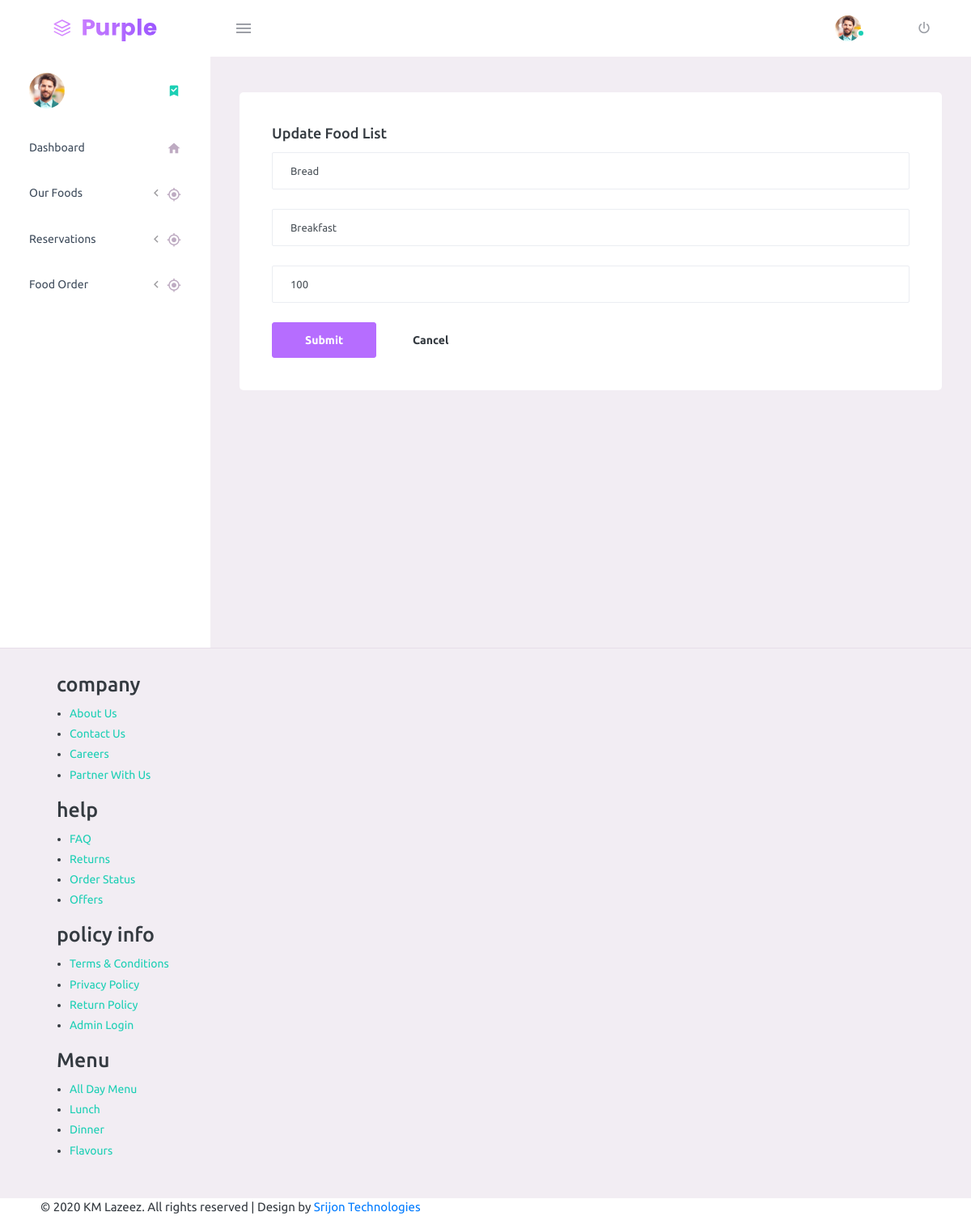
Screenshot of /admin/updatefood.php?id=1 (signed in) with the database file from the repository.
### tables this page shows
CREATE TABLE `foodlist` (
  `id` int(11) NOT NULL,
  `name` text NOT NULL,
  `category_name` varchar(255) NOT NULL,
  `price` int(255) NOT NULL
);

### admin/updatefood.php (the view, shortened to what this page needs)
<?php
require_once "include/config.php";
$name = $category = $price = "";
$name_err = $category_err = $price_err = "";
if(isset($_POST["id"]) && !empty($_POST["id"])){
    $id = $_POST["id"];
    $input_name = trim($_POST["name"]);
    if(empty($input_name)){
        $name_err = "Please enter a name.";
    } elseif(!filter_var($input_name, FILTER_VALIDATE_REGEXP, array("options"=>array("regexp"=>"/^[a-zA-Z\s]+$/")))){
        $name_err = "Please enter a valid name.";
    } else{
        $name = $input_name;
    }
    $input_cat = trim($_POST["category_name"]);
    if(empty($input_cat)){
        $category_err = "Please enter a  category name.";
    } elseif(!filter_var($input_cat, FILTER_VALIDATE_REGEXP, array("options"=>array("regexp"=>"/^[a-zA-Z\s]+$/")))){
        $category_err = "Please enter a valid category name.";
    } else{
        $category = $input_cat;
    }
    $input_price = trim($_POST["price"]);
    if(empty($input_price)){
        $price_err = "Please enter the price amount.";
    } elseif(!ctype_digit($input_price)){
        $price_err = "Please enter a positive integer value.";
    } else{
        $price = $input_price;
    }
    if(empty($name_err) && empty($category_err) && empty($price_err)){
        $sql = "UPDATE foodlist SET name=?, category_name=?, price=? WHERE id=?";
        if($stmt = mysqli_prepare($link, $sql)){
            mysqli_stmt_bind_param($stmt, "sssi", $param_name, $param_cat, $param_price, $param_id);
            $param_name = $name;
            $param_cat = $category;
            $param_price = $price;
            $param_id = $id;
            if(mysqli_stmt_execute($stmt)){
                header("location: foodlist.php");
                exit();
            } else{
                echo "Something went wrong. Please try again later.";
            }
        }
        mysqli_stmt_close($stmt);
    }
    mysqli_close($link);
} else{
    if(isset($_GET["id"]) && !empty(trim($_GET["id"]))){
        $sql = "SELECT * FROM foodlist WHERE id = ?";
        if($stmt = mysqli_prepare($link, $sql)){
            mysqli_stmt_bind_param($stmt, "i", $param_id);
            if(mysqli_stmt_execute($stmt)){
                $result = mysqli_stmt_get_result($stmt);
                if(mysqli_num_rows($result) == 1){
                    $row = mysqli_fetch_array($result, MYSQLI_ASSOC);
                    $name = $row["name"];
                    $category = $row["category_name"];
                    $price = $row["price"];
                } else{
                    header("location: error-404.php");
                    exit();
                }
            } else{
                echo "Oops! Something went wrong. Please try again later.";
            }
        }
    }  else{
        header("location: error-404.php");
        exit();
    }
}
?>
<!DOCTYPE html>
<html lang="en">
<head>
    <link rel="stylesheet" href="vendors/mdi/css/materialdesignicons.min.css">
    <link rel="stylesheet" href="vendors/css/vendor.bundle.base.css">
    <link rel="stylesheet" href="css/style.css">
</head>
<body>
    <div class="container-scroller">
        <?php
        include("include/header.php");
        ?>
        <div class="container-fluid page-body-wrapper">
            <?php
          include("include/sidebar.php");
          ?>
            <div class="main-panel">
                <div class="content-wrapper">
                    <div class="row">
                        <div class="col-12 grid-margin stretch-card">
                            <div class="card">
                                <div class="card-body">
                                    <h4 class="card-title">Update Food List</h4>
                                    <form action="<?php echo htmlspecialchars(basename($_SERVER['REQUEST_URI'])); ?>"
                                        method="post">
                                        <div class="form-group <?php echo (!empty($name_err)) ? 'has-error' : ''; ?>">
                                            <input type="text" name="name" class="form-control"
                                                value="<?php echo $name; ?>">
                                        </div>
                                        <div class="form-group <?php echo (!empty($category_err)) ? 'has-error' : ''; ?>">
                                            <input type="text" name="category_name" class="form-control"
                                                value="<?php echo $category; ?>">
                                        </div>
                                        <div class="form-group <?php echo (!empty($price_err)) ? 'has-error' : ''; ?>">
                                            <input type="number" name="price" class="form-control"
                                                value="<?php echo $price; ?>">
                                        </div>
                                        <input type="submit" class="btn btn-primary" value="Submit">
                                        <a href="foodcat.php" class="btn btn-default">Cancel</a>
                                    </form>
                                </div>
                            </div>
                        </div>
                    </div>
                </div>
            </div>
        </div>
    </div>
    <?php
            include("../Include/footer.php");
            ?>
</body>
</html>

### rows the page displays
foodlist: name "Bread", category_name "Breakfast", price "100"
